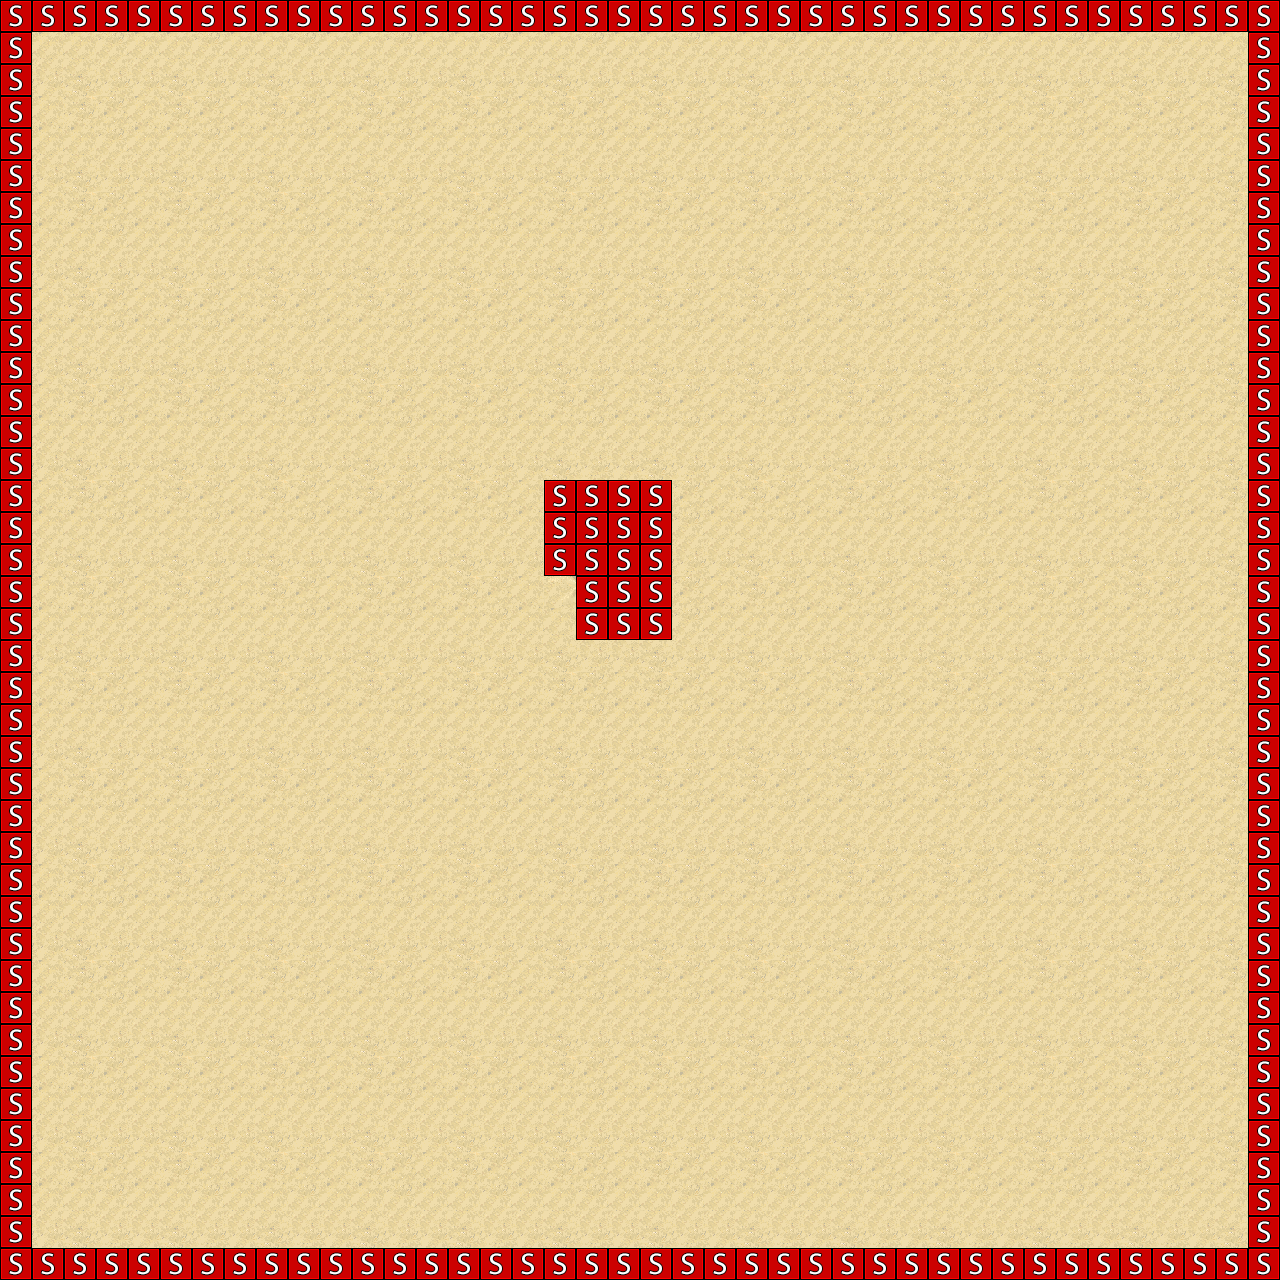

This is a level from a 2D game, rendered from its Tiled map with the project's own tilesets. A one-line summary and the map file follow, with tile-layer data summarised:
An orthogonal 40x40 tile map with 32x32 px tiles, 2 tile layers (background, collision), 2 tilesets and 2 objects (blue, green).

<map version="1.0" orientation="orthogonal" width="40" height="40" tilewidth="32" tileheight="32">
 <properties>
  <property name="background_color" value="#000" />
 </properties>
 <tileset firstgid="1" name="metatiles" tilewidth="32" tileheight="32">
  <image source="../sprites/metatiles.png" width="64" height="32" />
  <tile id="0">
   <properties>
    <property name="type" value="solid" />
   </properties>
  </tile>
  <tile id="1">
   <properties>
    <property name="type" value="water" />
   </properties>
  </tile>
 </tileset>
 <tileset firstgid="3" name="desert" tilewidth="32" tileheight="32">
  <image source="../sprites/desert.png" width="593" height="444" />
 </tileset>
 <layer name="background" width="40" height="40">
  <properties>
   <property name="preRender" value="true" />
  </properties>
  <data>[1600 cells, 1600 non-empty, 34 distinct tile ids]</data>
 </layer>
 <layer name="collision" width="40" height="40">
  <data>[1600 cells, 174 non-empty, 1 distinct tile ids]</data>
 </layer>
 <objectgroup name="spawn" width="40" height="40" visible="0">
  <object name="blue" x="35" y="38" width="409" height="249" />
  <object name="green" x="868" y="993" width="375" height="249" />
 </objectgroup>
</map>